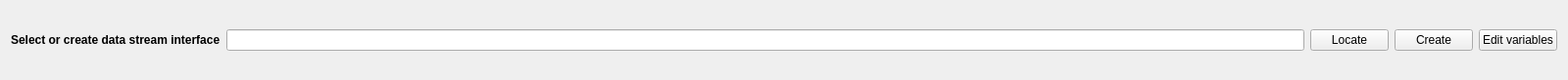
<?xml version="1.0" encoding="UTF-8"?>
<ui version="4.0">
 <class>topLevelForm</class>
 <widget class="QWidget" name="topLevelForm">
  <property name="geometry">
   <rect>
    <x>0</x>
    <y>0</y>
    <width>1600</width>
    <height>82</height>
   </rect>
  </property>
  <property name="sizePolicy">
   <sizepolicy hsizetype="Preferred" vsizetype="Minimum">
    <horstretch>0</horstretch>
    <verstretch>0</verstretch>
   </sizepolicy>
  </property>
  <property name="maximumSize">
   <size>
    <width>16777215</width>
    <height>16777215</height>
   </size>
  </property>
  <property name="windowTitle">
   <string>Form</string>
  </property>
  <layout class="QVBoxLayout" name="verticalLayout">
   <item>
    <widget class="QWidget" name="widget" native="true">
     <property name="sizePolicy">
      <sizepolicy hsizetype="Preferred" vsizetype="Minimum">
       <horstretch>0</horstretch>
       <verstretch>0</verstretch>
      </sizepolicy>
     </property>
     <property name="minimumSize">
      <size>
       <width>0</width>
       <height>0</height>
      </size>
     </property>
     <property name="maximumSize">
      <size>
       <width>16777215</width>
       <height>16777215</height>
      </size>
     </property>
     <layout class="QHBoxLayout" name="horizontalLayout">
      <property name="leftMargin">
       <number>0</number>
      </property>
      <property name="topMargin">
       <number>0</number>
      </property>
      <property name="rightMargin">
       <number>0</number>
      </property>
      <property name="bottomMargin">
       <number>0</number>
      </property>
      <item alignment="Qt::AlignLeft">
       <widget class="QLabel" name="info_label">
        <property name="sizePolicy">
         <sizepolicy hsizetype="Minimum" vsizetype="Minimum">
          <horstretch>0</horstretch>
          <verstretch>0</verstretch>
         </sizepolicy>
        </property>
        <property name="maximumSize">
         <size>
          <width>16777215</width>
          <height>16777215</height>
         </size>
        </property>
        <property name="font">
         <font>
          <bold>true</bold>
         </font>
        </property>
        <property name="text">
         <string>Select or create data stream interface</string>
        </property>
       </widget>
      </item>
      <item>
       <widget class="QLineEdit" name="lineEdit"/>
      </item>
      <item>
       <widget class="QPushButton" name="locate_button">
        <property name="text">
         <string>Locate</string>
        </property>
       </widget>
      </item>
      <item>
       <widget class="QPushButton" name="create_button">
        <property name="text">
         <string>Create</string>
        </property>
       </widget>
      </item>
      <item>
       <widget class="QPushButton" name="edit_variable_button">
        <property name="text">
         <string>Edit variables</string>
        </property>
       </widget>
      </item>
     </layout>
    </widget>
   </item>
  </layout>
 </widget>
 <resources/>
 <connections/>
</ui>
